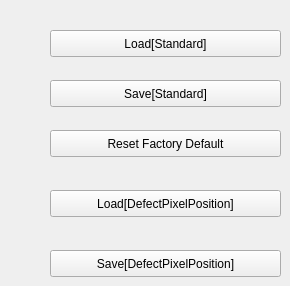
    <widget class="QWidget" name="EEPROM">
     <attribute name="title">
      <string>EEPROM</string>
     </attribute>
     <widget class="QPushButton" name="eepLoadStandard">
      <property name="geometry">
       <rect>
        <x>50</x>
        <y>30</y>
        <width>231</width>
        <height>27</height>
       </rect>
      </property>
      <property name="text">
       <string>Load[Standard]</string>
      </property>
     </widget>
     <widget class="QPushButton" name="eepSaveStandard">
      <property name="geometry">
       <rect>
        <x>50</x>
        <y>80</y>
        <width>231</width>
        <height>27</height>
       </rect>
      </property>
      <property name="text">
       <string>Save[Standard]</string>
      </property>
     </widget>
     <widget class="QPushButton" name="eepReset">
      <property name="geometry">
       <rect>
        <x>50</x>
        <y>130</y>
        <width>231</width>
        <height>27</height>
       </rect>
      </property>
      <property name="text">
       <string>Reset Factory Default</string>
      </property>
     </widget>
     <widget class="QPushButton" name="eepLoadDpp">
      <property name="geometry">
       <rect>
        <x>50</x>
        <y>190</y>
        <width>231</width>
        <height>27</height>
       </rect>
      </property>
      <property name="text">
       <string>Load[DefectPixelPosition]</string>
      </property>
     </widget>
     <widget class="QPushButton" name="eepSaveDpp">
      <property name="geometry">
       <rect>
        <x>50</x>
        <y>250</y>
        <width>231</width>
        <height>27</height>
       </rect>
      </property>
      <property name="text">
       <string>Save[DefectPixelPosition]</string>
      </property>
     </widget>
    </widget>
